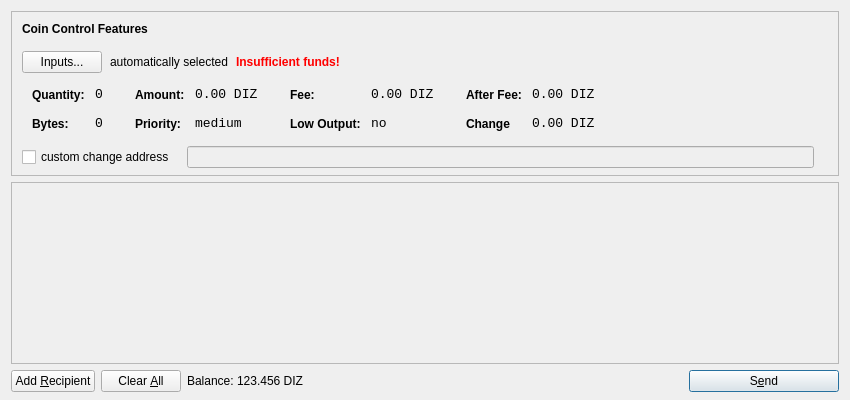
<?xml version="1.0" encoding="UTF-8"?>
<ui version="4.0">
 <class>SendCoinsDialog</class>
 <widget class="QDialog" name="SendCoinsDialog">
  <property name="geometry">
   <rect>
    <x>0</x>
    <y>0</y>
    <width>850</width>
    <height>400</height>
   </rect>
  </property>
  <property name="windowTitle">
   <string>Send Coins</string>
  </property>
  <layout class="QVBoxLayout" name="verticalLayout" stretch="0,1,0">
   <property name="bottomMargin">
    <number>8</number>
   </property>
   <item>
    <widget class="QFrame" name="frameCoinControl">
     <property name="sizePolicy">
      <sizepolicy hsizetype="Expanding" vsizetype="Expanding">
       <horstretch>0</horstretch>
       <verstretch>0</verstretch>
      </sizepolicy>
     </property>
     <property name="maximumSize">
      <size>
       <width>16777215</width>
       <height>16777215</height>
      </size>
     </property>
     <property name="frameShape">
      <enum>QFrame::StyledPanel</enum>
     </property>
     <property name="frameShadow">
      <enum>QFrame::Sunken</enum>
     </property>
     <layout class="QVBoxLayout" name="verticalLayoutCoinControl2">
      <property name="spacing">
       <number>-1</number>
      </property>
      <property name="leftMargin">
       <number>0</number>
      </property>
      <property name="topMargin">
       <number>0</number>
      </property>
      <property name="rightMargin">
       <number>0</number>
      </property>
      <property name="bottomMargin">
       <number>6</number>
      </property>
      <item>
       <layout class="QVBoxLayout" name="verticalLayoutCoinControl" stretch="0,0,0,0,1">
        <property name="spacing">
         <number>0</number>
        </property>
        <property name="leftMargin">
         <number>10</number>
        </property>
        <property name="topMargin">
         <number>10</number>
        </property>
        <item>
         <layout class="QHBoxLayout" name="horizontalLayoutCoinControl1">
          <property name="bottomMargin">
           <number>15</number>
          </property>
          <item>
           <widget class="QLabel" name="labelCoinControlFeatures">
            <property name="sizePolicy">
             <sizepolicy hsizetype="Preferred" vsizetype="Maximum">
              <horstretch>0</horstretch>
              <verstretch>0</verstretch>
             </sizepolicy>
            </property>
            <property name="font">
             <font>
              <weight>75</weight>
              <bold>true</bold>
             </font>
            </property>
            <property name="styleSheet">
             <string notr="true">font-weight:bold;</string>
            </property>
            <property name="text">
             <string>Coin Control Features</string>
            </property>
           </widget>
          </item>
         </layout>
        </item>
        <item>
         <layout class="QHBoxLayout" name="horizontalLayoutCoinControl2" stretch="0,0,0,0">
          <property name="spacing">
           <number>8</number>
          </property>
          <property name="bottomMargin">
           <number>10</number>
          </property>
          <item>
           <widget class="QPushButton" name="pushButtonCoinControl">
            <property name="styleSheet">
             <string notr="true"/>
            </property>
            <property name="text">
             <string>Inputs...</string>
            </property>
           </widget>
          </item>
          <item>
           <widget class="QLabel" name="labelCoinControlAutomaticallySelected">
            <property name="text">
             <string>automatically selected</string>
            </property>
            <property name="margin">
             <number>5</number>
            </property>
           </widget>
          </item>
          <item>
           <widget class="QLabel" name="labelCoinControlInsuffFunds">
            <property name="font">
             <font>
              <weight>75</weight>
              <bold>true</bold>
             </font>
            </property>
            <property name="styleSheet">
             <string notr="true">color:red;font-weight:bold;</string>
            </property>
            <property name="text">
             <string>Insufficient funds!</string>
            </property>
            <property name="margin">
             <number>5</number>
            </property>
           </widget>
          </item>
          <item>
           <spacer name="horizontalSpacerCoinControl">
            <property name="orientation">
             <enum>Qt::Horizontal</enum>
            </property>
            <property name="sizeHint" stdset="0">
             <size>
              <width>40</width>
              <height>1</height>
             </size>
            </property>
           </spacer>
          </item>
         </layout>
        </item>
        <item>
         <widget class="QWidget" name="widgetCoinControl" native="true">
          <property name="sizePolicy">
           <sizepolicy hsizetype="Preferred" vsizetype="Preferred">
            <horstretch>0</horstretch>
            <verstretch>0</verstretch>
           </sizepolicy>
          </property>
          <property name="minimumSize">
           <size>
            <width>0</width>
            <height>0</height>
           </size>
          </property>
          <property name="styleSheet">
           <string notr="true"/>
          </property>
          <layout class="QHBoxLayout" name="horizontalLayoutCoinControl5">
           <property name="margin">
            <number>0</number>
           </property>
           <item>
            <layout class="QHBoxLayout" name="horizontalLayoutCoinControl3" stretch="0,0,0,1">
             <property name="spacing">
              <number>20</number>
             </property>
             <property name="topMargin">
              <number>0</number>
             </property>
             <property name="bottomMargin">
              <number>10</number>
             </property>
             <item>
              <layout class="QFormLayout" name="formLayoutCoinControl1">
               <property name="horizontalSpacing">
                <number>10</number>
               </property>
               <property name="verticalSpacing">
                <number>14</number>
               </property>
               <property name="leftMargin">
                <number>10</number>
               </property>
               <property name="topMargin">
                <number>4</number>
               </property>
               <property name="rightMargin">
                <number>6</number>
               </property>
               <item row="0" column="0">
                <widget class="QLabel" name="labelCoinControlQuantityText">
                 <property name="styleSheet">
                  <string notr="true">font-weight:bold;</string>
                 </property>
                 <property name="text">
                  <string>Quantity:</string>
                 </property>
                 <property name="margin">
                  <number>0</number>
                 </property>
                </widget>
               </item>
               <item row="0" column="1">
                <widget class="QLabel" name="labelCoinControlQuantity">
                 <property name="font">
                  <font>
                   <family>Monospace</family>
                   <pointsize>10</pointsize>
                  </font>
                 </property>
                 <property name="cursor">
                  <cursorShape>IBeamCursor</cursorShape>
                 </property>
                 <property name="contextMenuPolicy">
                  <enum>Qt::ActionsContextMenu</enum>
                 </property>
                 <property name="text">
                  <string>0</string>
                 </property>
                 <property name="margin">
                  <number>0</number>
                 </property>
                 <property name="textInteractionFlags">
                  <set>Qt::LinksAccessibleByMouse|Qt::TextSelectableByKeyboard|Qt::TextSelectableByMouse</set>
                 </property>
                </widget>
               </item>
               <item row="1" column="0">
                <widget class="QLabel" name="labelCoinControlBytesText">
                 <property name="styleSheet">
                  <string notr="true">font-weight:bold;</string>
                 </property>
                 <property name="text">
                  <string>Bytes:</string>
                 </property>
                </widget>
               </item>
               <item row="1" column="1">
                <widget class="QLabel" name="labelCoinControlBytes">
                 <property name="font">
                  <font>
                   <family>Monospace</family>
                   <pointsize>10</pointsize>
                  </font>
                 </property>
                 <property name="cursor">
                  <cursorShape>IBeamCursor</cursorShape>
                 </property>
                 <property name="contextMenuPolicy">
                  <enum>Qt::ActionsContextMenu</enum>
                 </property>
                 <property name="text">
                  <string>0</string>
                 </property>
                 <property name="textInteractionFlags">
                  <set>Qt::LinksAccessibleByMouse|Qt::TextSelectableByKeyboard|Qt::TextSelectableByMouse</set>
                 </property>
                </widget>
               </item>
              </layout>
             </item>
             <item>
              <layout class="QFormLayout" name="formLayoutCoinControl2">
               <property name="horizontalSpacing">
                <number>10</number>
               </property>
               <property name="verticalSpacing">
                <number>14</number>
               </property>
               <property name="leftMargin">
                <number>6</number>
               </property>
               <property name="topMargin">
                <number>4</number>
               </property>
               <property name="rightMargin">
                <number>6</number>
               </property>
               <item row="0" column="0">
                <widget class="QLabel" name="labelCoinControlAmountText">
                 <property name="styleSheet">
                  <string notr="true">font-weight:bold;</string>
                 </property>
                 <property name="text">
                  <string>Amount:</string>
                 </property>
                 <property name="margin">
                  <number>0</number>
                 </property>
                </widget>
               </item>
               <item row="0" column="1">
                <widget class="QLabel" name="labelCoinControlAmount">
                 <property name="font">
                  <font>
                   <family>Monospace</family>
                   <pointsize>10</pointsize>
                  </font>
                 </property>
                 <property name="cursor">
                  <cursorShape>IBeamCursor</cursorShape>
                 </property>
                 <property name="contextMenuPolicy">
                  <enum>Qt::ActionsContextMenu</enum>
                 </property>
                 <property name="text">
                  <string>0.00 DIZ</string>
                 </property>
                 <property name="textInteractionFlags">
                  <set>Qt::LinksAccessibleByMouse|Qt::TextSelectableByKeyboard|Qt::TextSelectableByMouse</set>
                 </property>
                </widget>
               </item>
               <item row="1" column="0">
                <widget class="QLabel" name="labelCoinControlPriorityText">
                 <property name="styleSheet">
                  <string notr="true">font-weight:bold;</string>
                 </property>
                 <property name="text">
                  <string>Priority:</string>
                 </property>
                </widget>
               </item>
               <item row="1" column="1">
                <widget class="QLabel" name="labelCoinControlPriority">
                 <property name="font">
                  <font>
                   <family>Monospace</family>
                   <pointsize>10</pointsize>
                  </font>
                 </property>
                 <property name="cursor">
                  <cursorShape>IBeamCursor</cursorShape>
                 </property>
                 <property name="contextMenuPolicy">
                  <enum>Qt::ActionsContextMenu</enum>
                 </property>
                 <property name="text">
                  <string>medium</string>
                 </property>
                 <property name="textInteractionFlags">
                  <set>Qt::LinksAccessibleByMouse|Qt::TextSelectableByKeyboard|Qt::TextSelectableByMouse</set>
                 </property>
                </widget>
               </item>
              </layout>
             </item>
             <item>
              <layout class="QFormLayout" name="formLayoutCoinControl3">
               <property name="horizontalSpacing">
                <number>10</number>
               </property>
               <property name="verticalSpacing">
                <number>14</number>
               </property>
               <property name="leftMargin">
                <number>6</number>
               </property>
               <property name="topMargin">
                <number>4</number>
               </property>
               <property name="rightMargin">
                <number>6</number>
               </property>
               <item row="0" column="0">
                <widget class="QLabel" name="labelCoinControlFeeText">
                 <property name="styleSheet">
                  <string notr="true">font-weight:bold;</string>
                 </property>
                 <property name="text">
                  <string>Fee:</string>
                 </property>
                 <property name="margin">
                  <number>0</number>
                 </property>
                </widget>
               </item>
               <item row="0" column="1">
                <widget class="QLabel" name="labelCoinControlFee">
                 <property name="font">
                  <font>
                   <family>Monospace</family>
                   <pointsize>10</pointsize>
                  </font>
                 </property>
                 <property name="cursor">
                  <cursorShape>IBeamCursor</cursorShape>
                 </property>
                 <property name="contextMenuPolicy">
                  <enum>Qt::ActionsContextMenu</enum>
                 </property>
                 <property name="text">
                  <string>0.00 DIZ</string>
                 </property>
                 <property name="textInteractionFlags">
                  <set>Qt::LinksAccessibleByMouse|Qt::TextSelectableByKeyboard|Qt::TextSelectableByMouse</set>
                 </property>
                </widget>
               </item>
               <item row="1" column="0">
                <widget class="QLabel" name="labelCoinControlLowOutputText">
                 <property name="styleSheet">
                  <string notr="true">font-weight:bold;</string>
                 </property>
                 <property name="text">
                  <string>Low Output:</string>
                 </property>
                </widget>
               </item>
               <item row="1" column="1">
                <widget class="QLabel" name="labelCoinControlLowOutput">
                 <property name="font">
                  <font>
                   <family>Monospace</family>
                   <pointsize>10</pointsize>
                  </font>
                 </property>
                 <property name="cursor">
                  <cursorShape>IBeamCursor</cursorShape>
                 </property>
                 <property name="contextMenuPolicy">
                  <enum>Qt::ActionsContextMenu</enum>
                 </property>
                 <property name="text">
                  <string>no</string>
                 </property>
                 <property name="textInteractionFlags">
                  <set>Qt::LinksAccessibleByMouse|Qt::TextSelectableByKeyboard|Qt::TextSelectableByMouse</set>
                 </property>
                </widget>
               </item>
              </layout>
             </item>
             <item>
              <layout class="QFormLayout" name="formLayoutCoinControl4">
               <property name="horizontalSpacing">
                <number>10</number>
               </property>
               <property name="verticalSpacing">
                <number>14</number>
               </property>
               <property name="leftMargin">
                <number>6</number>
               </property>
               <property name="topMargin">
                <number>4</number>
               </property>
               <property name="rightMargin">
                <number>6</number>
               </property>
               <item row="0" column="0">
                <widget class="QLabel" name="labelCoinControlAfterFeeText">
                 <property name="styleSheet">
                  <string notr="true">font-weight:bold;</string>
                 </property>
                 <property name="text">
                  <string>After Fee:</string>
                 </property>
                 <property name="margin">
                  <number>0</number>
                 </property>
                </widget>
               </item>
               <item row="0" column="1">
                <widget class="QLabel" name="labelCoinControlAfterFee">
                 <property name="font">
                  <font>
                   <family>Monospace</family>
                   <pointsize>10</pointsize>
                  </font>
                 </property>
                 <property name="cursor">
                  <cursorShape>IBeamCursor</cursorShape>
                 </property>
                 <property name="contextMenuPolicy">
                  <enum>Qt::ActionsContextMenu</enum>
                 </property>
                 <property name="text">
                  <string>0.00 DIZ</string>
                 </property>
                 <property name="textInteractionFlags">
                  <set>Qt::LinksAccessibleByMouse|Qt::TextSelectableByKeyboard|Qt::TextSelectableByMouse</set>
                 </property>
                </widget>
               </item>
               <item row="1" column="0">
                <widget class="QLabel" name="labelCoinControlChangeText">
                 <property name="styleSheet">
                  <string notr="true">font-weight:bold;</string>
                 </property>
                 <property name="text">
                  <string>Change</string>
                 </property>
                </widget>
               </item>
               <item row="1" column="1">
                <widget class="QLabel" name="labelCoinControlChange">
                 <property name="font">
                  <font>
                   <family>Monospace</family>
                   <pointsize>10</pointsize>
                  </font>
                 </property>
                 <property name="cursor">
                  <cursorShape>IBeamCursor</cursorShape>
                 </property>
                 <property name="contextMenuPolicy">
                  <enum>Qt::ActionsContextMenu</enum>
                 </property>
                 <property name="text">
                  <string>0.00 DIZ</string>
                 </property>
                 <property name="textInteractionFlags">
                  <set>Qt::LinksAccessibleByMouse|Qt::TextSelectableByKeyboard|Qt::TextSelectableByMouse</set>
                 </property>
                </widget>
               </item>
              </layout>
             </item>
            </layout>
           </item>
          </layout>
         </widget>
        </item>
        <item>
         <layout class="QHBoxLayout" name="horizontalLayoutCoinControl4" stretch="0,0,0">
          <property name="spacing">
           <number>12</number>
          </property>
          <property name="sizeConstraint">
           <enum>QLayout::SetDefaultConstraint</enum>
          </property>
          <property name="topMargin">
           <number>5</number>
          </property>
          <property name="rightMargin">
           <number>5</number>
          </property>
          <item>
           <widget class="QCheckBox" name="checkBoxCoinControlChange">
            <property name="text">
             <string>custom change address</string>
            </property>
           </widget>
          </item>
          <item>
           <widget class="QLineEdit" name="lineEditCoinControlChange">
            <property name="enabled">
             <bool>false</bool>
            </property>
            <property name="sizePolicy">
             <sizepolicy hsizetype="Expanding" vsizetype="Fixed">
              <horstretch>0</horstretch>
              <verstretch>0</verstretch>
             </sizepolicy>
            </property>
           </widget>
          </item>
          <item>
           <widget class="QLabel" name="labelCoinControlChangeLabel">
            <property name="sizePolicy">
             <sizepolicy hsizetype="Preferred" vsizetype="Expanding">
              <horstretch>0</horstretch>
              <verstretch>0</verstretch>
             </sizepolicy>
            </property>
            <property name="minimumSize">
             <size>
              <width>0</width>
              <height>0</height>
             </size>
            </property>
            <property name="text">
             <string/>
            </property>
            <property name="margin">
             <number>3</number>
            </property>
           </widget>
          </item>
         </layout>
        </item>
        <item>
         <spacer name="verticalSpacerCoinControl">
          <property name="orientation">
           <enum>Qt::Vertical</enum>
          </property>
          <property name="sizeHint" stdset="0">
           <size>
            <width>800</width>
            <height>1</height>
           </size>
          </property>
         </spacer>
        </item>
       </layout>
      </item>
     </layout>
    </widget>
   </item>
   <item>
    <widget class="QScrollArea" name="scrollArea">
     <property name="widgetResizable">
      <bool>true</bool>
     </property>
     <widget class="QWidget" name="scrollAreaWidgetContents">
      <property name="geometry">
       <rect>
        <x>0</x>
        <y>0</y>
        <width>830</width>
        <height>165</height>
       </rect>
      </property>
      <layout class="QVBoxLayout" name="verticalLayout_2">
       <property name="margin">
        <number>0</number>
       </property>
       <item>
        <layout class="QVBoxLayout" name="entries">
         <property name="spacing">
          <number>6</number>
         </property>
        </layout>
       </item>
       <item>
        <spacer name="verticalSpacer">
         <property name="orientation">
          <enum>Qt::Vertical</enum>
         </property>
         <property name="sizeHint" stdset="0">
          <size>
           <width>20</width>
           <height>40</height>
          </size>
         </property>
        </spacer>
       </item>
      </layout>
     </widget>
    </widget>
   </item>
   <item>
    <layout class="QHBoxLayout" name="horizontalLayout">
     <item>
      <widget class="QPushButton" name="addButton">
       <property name="toolTip">
        <string>Send to multiple recipients at once</string>
       </property>
       <property name="text">
        <string>Add &amp;Recipient</string>
       </property>
       <property name="icon">
        <iconset resource="../bitcoin.qrc">
         <normaloff>:/icons/add</normaloff>:/icons/add</iconset>
       </property>
       <property name="autoDefault">
        <bool>false</bool>
       </property>
      </widget>
     </item>
     <item>
      <widget class="QPushButton" name="clearButton">
       <property name="sizePolicy">
        <sizepolicy hsizetype="Minimum" vsizetype="Fixed">
         <horstretch>0</horstretch>
         <verstretch>0</verstretch>
        </sizepolicy>
       </property>
       <property name="toolTip">
        <string>Remove all transaction fields</string>
       </property>
       <property name="text">
        <string>Clear &amp;All</string>
       </property>
       <property name="icon">
        <iconset resource="../bitcoin.qrc">
         <normaloff>:/icons/remove</normaloff>:/icons/remove</iconset>
       </property>
       <property name="autoRepeatDelay">
        <number>300</number>
       </property>
       <property name="autoDefault">
        <bool>false</bool>
       </property>
      </widget>
     </item>
     <item>
      <layout class="QHBoxLayout" name="horizontalLayout_2">
       <property name="spacing">
        <number>3</number>
       </property>
       <item>
        <widget class="QLabel" name="label">
         <property name="sizePolicy">
          <sizepolicy hsizetype="Preferred" vsizetype="Fixed">
           <horstretch>0</horstretch>
           <verstretch>0</verstretch>
          </sizepolicy>
         </property>
         <property name="text">
          <string>Balance:</string>
         </property>
        </widget>
       </item>
       <item>
        <widget class="QLabel" name="labelBalance">
         <property name="sizePolicy">
          <sizepolicy hsizetype="Preferred" vsizetype="Fixed">
           <horstretch>0</horstretch>
           <verstretch>0</verstretch>
          </sizepolicy>
         </property>
         <property name="cursor">
          <cursorShape>IBeamCursor</cursorShape>
         </property>
         <property name="text">
          <string>123.456 DIZ</string>
         </property>
         <property name="textInteractionFlags">
          <set>Qt::LinksAccessibleByMouse|Qt::TextSelectableByKeyboard|Qt::TextSelectableByMouse</set>
         </property>
        </widget>
       </item>
      </layout>
     </item>
     <item>
      <spacer name="horizontalSpacer">
       <property name="orientation">
        <enum>Qt::Horizontal</enum>
       </property>
       <property name="sizeHint" stdset="0">
        <size>
         <width>40</width>
         <height>20</height>
        </size>
       </property>
      </spacer>
     </item>
     <item>
      <widget class="QPushButton" name="sendButton">
       <property name="minimumSize">
        <size>
         <width>150</width>
         <height>0</height>
        </size>
       </property>
       <property name="toolTip">
        <string>Confirm the send action</string>
       </property>
       <property name="text">
        <string>S&amp;end</string>
       </property>
       <property name="icon">
        <iconset resource="../bitcoin.qrc">
         <normaloff>:/icons/send</normaloff>:/icons/send</iconset>
       </property>
       <property name="default">
        <bool>true</bool>
       </property>
      </widget>
     </item>
    </layout>
   </item>
  </layout>
 </widget>
 <resources>
  <include location="../bitcoin.qrc"/>
 </resources>
 <connections/>
</ui>
